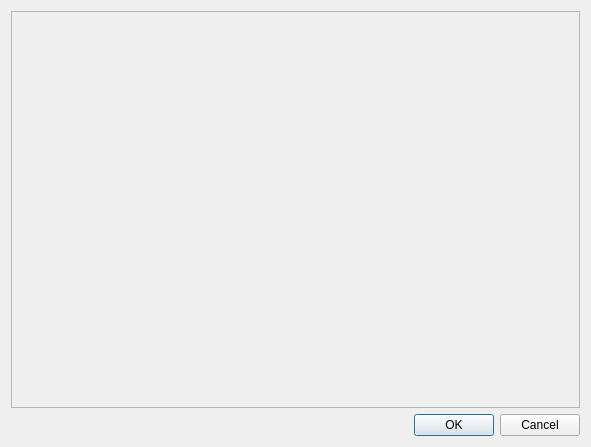
<?xml version="1.0" encoding="UTF-8"?>
<ui version="4.0">
 <class>BedsideScales01ParamsDialog</class>
 <widget class="QDialog" name="BedsideScales01ParamsDialog">
  <property name="geometry">
   <rect>
    <x>0</x>
    <y>0</y>
    <width>591</width>
    <height>447</height>
   </rect>
  </property>
  <property name="windowTitle">
   <string>Параметры драйвера прикроватных весов</string>
  </property>
  <layout class="QVBoxLayout" name="verticalLayout">
   <property name="leftMargin">
    <number>11</number>
   </property>
   <property name="topMargin">
    <number>11</number>
   </property>
   <property name="rightMargin">
    <number>11</number>
   </property>
   <property name="bottomMargin">
    <number>11</number>
   </property>
   <item>
    <widget class="QFrame" name="frame">
     <property name="frameShape">
      <enum>QFrame::StyledPanel</enum>
     </property>
     <property name="frameShadow">
      <enum>QFrame::Raised</enum>
     </property>
    </widget>
   </item>
   <item>
    <widget class="QDialogButtonBox" name="buttonBox">
     <property name="orientation">
      <enum>Qt::Horizontal</enum>
     </property>
     <property name="standardButtons">
      <set>QDialogButtonBox::Cancel|QDialogButtonBox::Ok</set>
     </property>
    </widget>
   </item>
  </layout>
 </widget>
 <resources/>
 <connections>
  <connection>
   <sender>buttonBox</sender>
   <signal>accepted()</signal>
   <receiver>BedsideScales01ParamsDialog</receiver>
   <slot>accept()</slot>
   <hints>
    <hint type="sourcelabel">
     <x>248</x>
     <y>254</y>
    </hint>
    <hint type="destinationlabel">
     <x>157</x>
     <y>274</y>
    </hint>
   </hints>
  </connection>
  <connection>
   <sender>buttonBox</sender>
   <signal>rejected()</signal>
   <receiver>BedsideScales01ParamsDialog</receiver>
   <slot>reject()</slot>
   <hints>
    <hint type="sourcelabel">
     <x>316</x>
     <y>260</y>
    </hint>
    <hint type="destinationlabel">
     <x>286</x>
     <y>274</y>
    </hint>
   </hints>
  </connection>
 </connections>
</ui>
